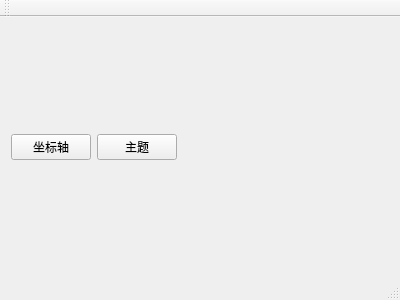
<?xml version="1.0" encoding="UTF-8"?>
<ui version="4.0">
 <class>MainWindow</class>
 <widget class="QMainWindow" name="MainWindow">
  <property name="geometry">
   <rect>
    <x>0</x>
    <y>0</y>
    <width>400</width>
    <height>300</height>
   </rect>
  </property>
  <property name="windowTitle">
   <string>MainWindow</string>
  </property>
  <widget class="QWidget" name="centralWidget">
   <layout class="QVBoxLayout" name="verticalLayout">
    <item>
     <layout class="QHBoxLayout" name="horizontalLayout">
      <item>
       <widget class="QPushButton" name="pushButton">
        <property name="text">
         <string>坐标轴</string>
        </property>
       </widget>
      </item>
      <item>
       <widget class="QPushButton" name="pushButton_2">
        <property name="text">
         <string>主题</string>
        </property>
       </widget>
      </item>
      <item>
       <spacer name="horizontalSpacer">
        <property name="orientation">
         <enum>Qt::Horizontal</enum>
        </property>
        <property name="sizeHint" stdset="0">
         <size>
          <width>40</width>
          <height>20</height>
         </size>
        </property>
       </spacer>
      </item>
     </layout>
    </item>
   </layout>
  </widget>
  <widget class="QMenuBar" name="menuBar">
   <property name="geometry">
    <rect>
     <x>0</x>
     <y>0</y>
     <width>400</width>
     <height>23</height>
    </rect>
   </property>
  </widget>
  <widget class="QToolBar" name="mainToolBar">
   <attribute name="toolBarArea">
    <enum>TopToolBarArea</enum>
   </attribute>
   <attribute name="toolBarBreak">
    <bool>false</bool>
   </attribute>
  </widget>
  <widget class="QStatusBar" name="statusBar"/>
 </widget>
 <layoutdefault spacing="6" margin="11"/>
 <resources/>
 <connections/>
</ui>
